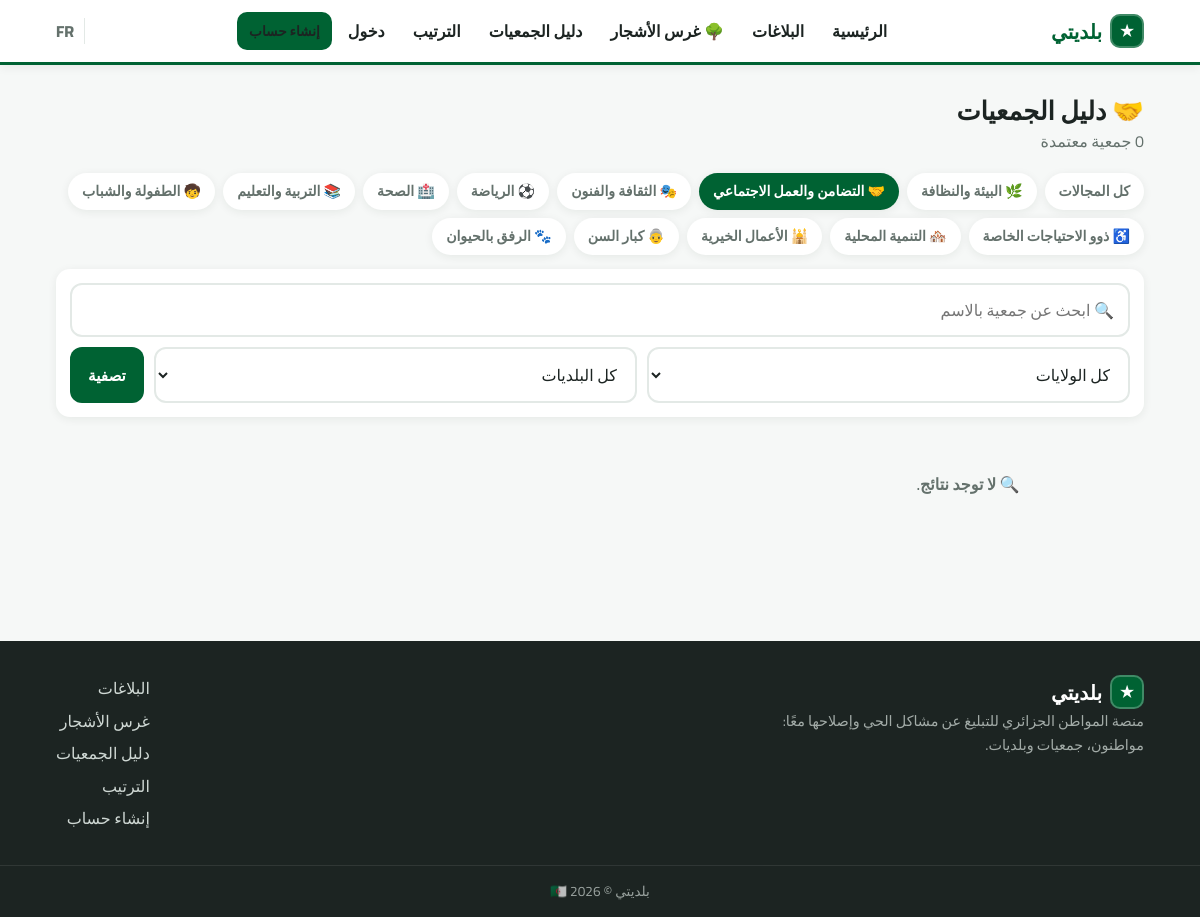
Page /associations.php?category=2 on the committed database.
### tables this page shows
CREATE TABLE assoc_categories (
  id INT AUTO_INCREMENT PRIMARY KEY,
  icon VARCHAR(16) NOT NULL DEFAULT '🏷️',
  name_ar VARCHAR(80) NOT NULL,
  name_fr VARCHAR(80) NOT NULL,
  is_active TINYINT(1) NOT NULL DEFAULT 1,
  sort INT NOT NULL DEFAULT 0
);

### includes/functions.php (called while the page is built, shortened)
<?php
require_once __DIR__ . '/db.php';
function e(?string $s): string
{
    return htmlspecialchars((string) $s, ENT_QUOTES, 'UTF-8');
}
function url(string $path = ''): string
{
    return WEB_BASE . '/' . ltrim($path, '/');
}
function lang(): string
{
    return (isset($_SESSION['lang']) && $_SESSION['lang'] === 'fr') ? 'fr' : 'ar';
}
function t(string $key, ...$args): string
{
    static $strings = null;
    if ($strings === null) {
        $strings = require BASE_PATH . '/includes/lang/' . lang() . '.php';
    }
    $s = $strings[$key] ?? $key;
    return $args ? vsprintf($s, $args) : $s;
}
function lc(array $row, string $col): string
{
    return (string) ($row[$col . '_' . lang()] ?? $row[$col . '_ar'] ?? '');
}

### includes/db.php (called while the page is built, shortened)
<?php
function db(): PDO
{
    static $pdo = null;
    if ($pdo === null) {
        try {
            $pdo = new PDO(
                'mysql:host=' . DB_HOST . ';dbname=' . DB_NAME . ';charset=utf8mb4',
                DB_USER,
                DB_PASS,
                [
                    PDO::ATTR_ERRMODE            => PDO::ERRMODE_EXCEPTION,
                    PDO::ATTR_DEFAULT_FETCH_MODE => PDO::FETCH_ASSOC,
                    PDO::ATTR_EMULATE_PREPARES   => false,
                ]
            );
        } catch (PDOException $e) {
            http_response_code(500);
            die('Database connection failed. Check includes/config.php — تعذّر الاتصال بقاعدة البيانات، تحقق من ملف الإعدادات.');
        }
    }
    return $pdo;
}

### includes/associations.php (called while the page is built, shortened)
<?php
require_once __DIR__ . '/db.php';
require_once __DIR__ . '/functions.php';
function assoc_tables(): void
{
    $n = (int) db()->query('SELECT COUNT(*) c FROM assoc_categories')->fetch()['c'];
}
function assoc_all_categories(bool $activeOnly = true): array
{
    try {
        assoc_tables();
    } catch (Throwable $e) {
        return [];
    }
    $sql = 'SELECT * FROM assoc_categories';
    if ($activeOnly) {
        $sql .= ' WHERE is_active = 1';
    }
    return db()->query($sql . ' ORDER BY sort, id')->fetchAll();
}

### associations.php (the view, shortened to what this page needs)
<?php
require_once __DIR__ . '/includes/associations.php';
$fCat = (int) ($_GET['category'] ?? 0);
$q = trim($_GET['q'] ?? '');
$where = ["u.role = 'association'", 'u.is_verified = 1', 'u.is_blocked = 0'];
$bind = [];
if ($fCat) {
    $where[] = 'EXISTS (SELECT 1 FROM user_assoc_categories uac WHERE uac.user_id = u.id AND uac.category_id = ?)';
    $bind[] = $fCat;
}
$page = max(1, (int) ($_GET['p'] ?? 1));
$per = 12;
$base = "FROM users u
    JOIN communes cm ON cm.id = u.commune_id
    JOIN wilayas w ON w.id = u.wilaya_id
    LEFT JOIN assoc_profiles ap ON ap.user_id = u.id
    WHERE " . implode(' AND ', $where);
$cs = db()->prepare("SELECT COUNT(*) c $base");
$cs->execute($bind);
$total = (int) $cs->fetch()['c'];
$st = db()->prepare("SELECT u.id, u.name, u.about, u.points,
        cm.name_ar AS commune_ar, cm.name_fr AS commune_fr,
        w.name_ar AS wilaya_ar, w.name_fr AS wilaya_fr,
        ap.logo
    $base
    ORDER BY u.points DESC, u.name ASC
    LIMIT $per OFFSET " . ($page - 1) * $per);
$st->execute($bind);
$rows = $st->fetchAll();
$cats = assoc_all_categories();
require __DIR__ . '/includes/layout/header.php';
?>
<div class="container page">
  <div class="page-head">
    <div>
      <h1>🤝 <?= e(t('dir_title')) ?></h1>
      <p class="muted"><?= e(t('dir_count', $total)) ?></p>
    </div>
  </div>
  <?php if ($cats): ?>
  <div class="cat-chips">
    <a class="cat-chip <?= $fCat === 0 ? 'on' : '' ?>" href="<?= e(url('associations.php')) ?>"><?= e(t('dir_all_cats')) ?></a>
    <?php foreach ($cats as $c): ?>
    <a class="cat-chip <?= $fCat === (int) $c['id'] ? 'on' : '' ?>" href="?category=<?= (int) $c['id'] ?>"><?= e($c['icon']) ?> <?= e(lc($c, 'name')) ?></a>
    <?php endforeach; ?>
  </div>
  <?php endif; ?>
  <form class="filters card" method="get">
    <input name="q" value="<?= e($q) ?>" placeholder="🔍 <?= e(t('dir_search')) ?>">
    <select name="wilaya" id="wilayaSel" data-communes-url="<?= e(url('api/communes.php')) ?>" onchange="this.form.commune.value='';">
      <option value=""><?= e(t('all_wilayas')) ?></option>
    </select>
    <select name="commune" id="communeSel">
      <option value=""><?= e(t('all_communes')) ?></option>
    </select>
    <button class="btn btn-primary"><?= e(t('filter')) ?></button>
  </form>
  <div class="grid-3">
    <?php if (!$rows): ?><p class="empty">🔍 <?= e(t('no_results')) ?></p><?php endif; ?>
  </div>
</div>
<?php require __DIR__ . '/includes/layout/footer.php'; ?>

### assets/css/style.css (style rules this page uses)
:root { --green: #006233; --green-dark: #004d28; --green-bright: #0b7a44; --green-light: #e6f4ec; --red: #d21034; --red-dark: #a30d28; --gold: #c8a951; --ink: #1c2422; --muted: #64716c; --bg: #f6f8f7; --card: #ffffff; --line: #e3e9e6; --radius: 14px; --shadow: 0 2px 10px rgba(0, 40, 20, 0.07); }
* { margin: 0; padding: 0; box-sizing: border-box; }
html { scroll-behavior: smooth; }
body { font-family: 'Cairo', system-ui, -apple-system, sans-serif; background: var(--bg); color: var(--ink); line-height: 1.65; font-size: 16px; }
a { color: var(--green); text-decoration: none; }
h1, h2, h3 { line-height: 1.3; font-weight: 800; }
.container { max-width: 1120px; margin-inline: auto; padding-inline: 16px; }
.muted { color: var(--muted); }
.btn { display: inline-flex; align-items: center; justify-content: center; gap: 8px; background: var(--green-light); color: var(--green); border: none; border-radius: 12px; cursor: pointer; padding: 10px 18px; font-family: inherit; font-size: 0.95rem; font-weight: 700; transition: transform 0.1s, box-shadow 0.15s, background 0.15s; }
.btn-primary { background: var(--green); color: #fff; }
.card { background: var(--card); border-radius: var(--radius); box-shadow: var(--shadow); overflow: hidden; }
.grid-3 { display: grid; grid-template-columns: repeat(auto-fill, minmax(270px, 1fr)); gap: 16px; margin-block: 18px; }
.page { padding-block: 30px 50px; }
.page-head { display: flex; align-items: flex-start; justify-content: space-between; gap: 16px; flex-wrap: wrap; margin-bottom: 18px; }
.page-head h1 { font-size: 1.6rem; }
.empty { text-align: center; color: var(--muted); padding: 36px 10px; font-weight: 600; }
.filters { display: flex; gap: 10px; flex-wrap: wrap; padding: 14px; margin-block: 14px; }
.filters select { flex: 1; min-width: 150px; }
input, select, textarea { font-family: inherit; font-size: 1rem; border: 2px solid var(--line); border-radius: 12px; padding: 10px 14px; background: #fff; color: var(--ink); width: 100%; }
.cat-chips { display: flex; gap: 8px; flex-wrap: wrap; margin-block: 14px; }
.cat-chip { padding: 7px 14px; border-radius: 999px; font-weight: 700; font-size: 0.88rem; background: var(--card); color: var(--muted); box-shadow: var(--shadow); white-space: nowrap; }
.cat-chip.on { background: var(--green); color: #fff; }

### rows in the picture
assoc_categories: icon "🌿", name_ar "البيئة والنظافة"
assoc_categories: icon "🤝", name_ar "التضامن والعمل الاجتماعي"
assoc_categories: icon "🎭", name_ar "الثقافة والفنون"
assoc_categories: icon "⚽", name_ar "الرياضة"
assoc_categories: icon "🏥", name_ar "الصحة"
assoc_categories: icon "📚", name_ar "التربية والتعليم"
assoc_categories: icon "🧒", name_ar "الطفولة والشباب"
assoc_categories: icon "♿", name_ar "ذوو الاحتياجات الخاصة"
assoc_categories: icon "🏘️", name_ar "التنمية المحلية"
assoc_categories: icon "🕌", name_ar "الأعمال الخيرية"
assoc_categories: icon "👵", name_ar "كبار السن"
assoc_categories: icon "🐾", name_ar "الرفق بالحيوان"

### other values in the picture
app_name() "بلديتي"
t('nav_home') "الرئيسية"
t('nav_complaints') "البلاغات"
t('nav_trees') "غرس الأشجار"
t('nav_directory') "دليل الجمعيات"
t('nav_leaderboard') "الترتيب"
t('nav_login') "دخول"
t('nav_register') "إنشاء حساب"
t('dir_title') "دليل الجمعيات"
t('dir_count', $total) "0 جمعية معتمدة"
t('dir_all_cats') "كل المجالات"
t('filter') "تصفية"
t('no_results') "لا توجد نتائج."
site_text('site_tagline', 'footer_tagline') "منصة المواطن الجزائري للتبليغ عن مشاكل الحي وإصلاحها معًا: مواطنون، جمعيات وبلديات."
form field wilaya "كل الولايات"
